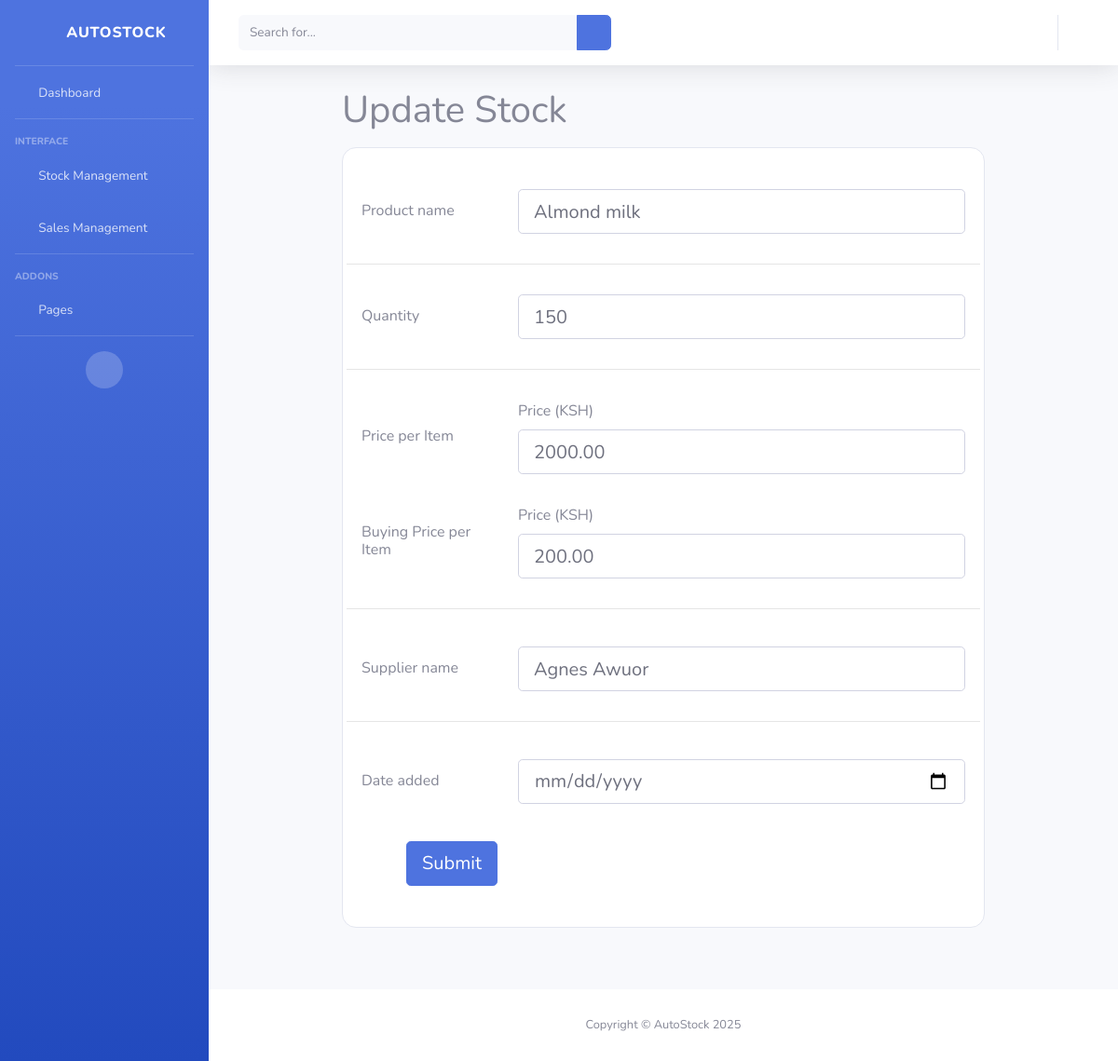
/editstock/5, run on an earlier commit of the app's database.
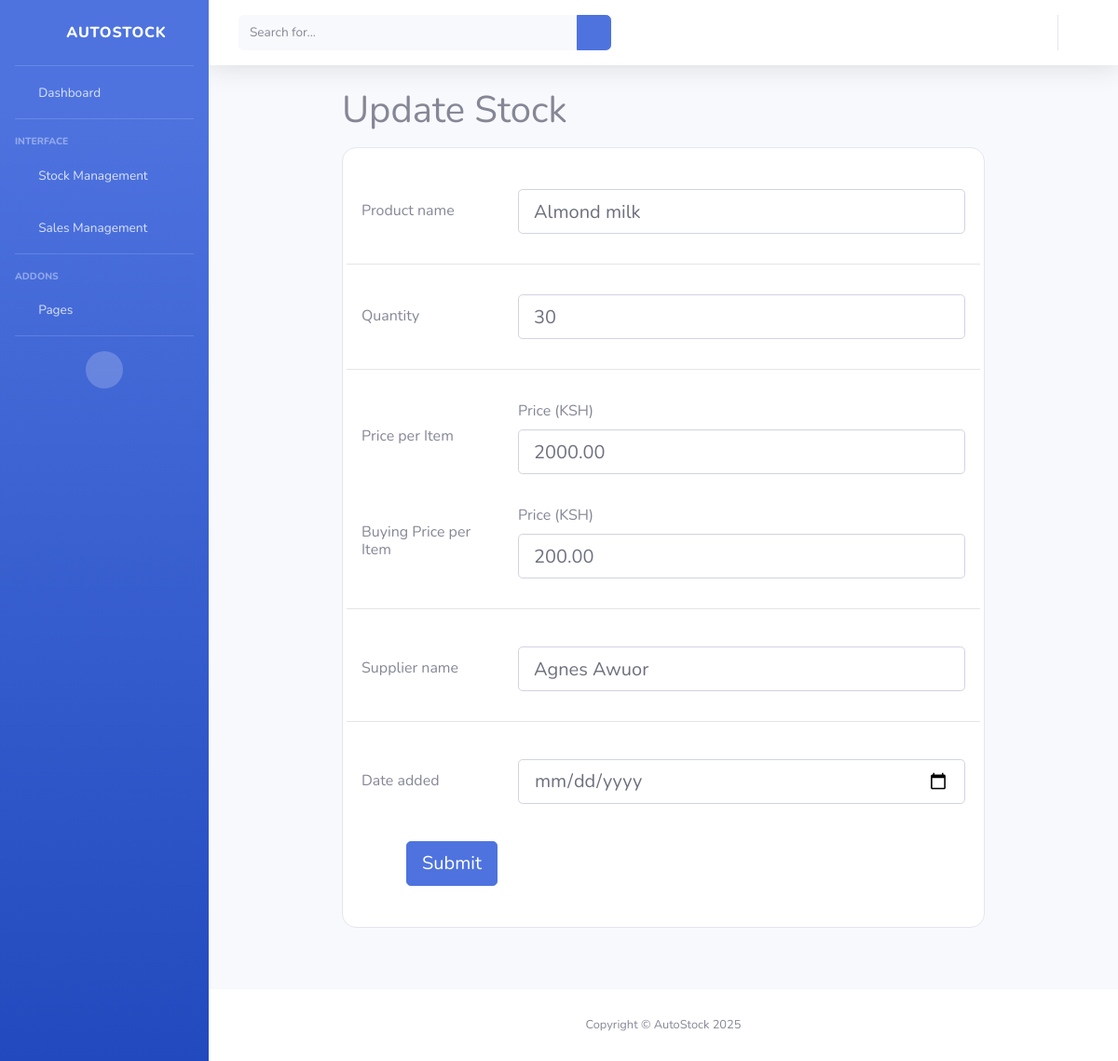
And on a later commit of the database.
### autoapp/models.py (models this page shows, shortened)
class Stock(models.Model):
     product = models. CharField(max_length=100)
     quantity = models.IntegerField()
     price = models.DecimalField(max_digits=12, decimal_places=2)
     buyingprice = models.DecimalField(max_digits=12, decimal_places=2, default=0.00)
     name = models.CharField(max_length=100)
     date = models.DateField(auto_now_add=True)

### autoapp/views.py (the view)
# urls.py: path('editstock/<int:id>', views.editstock, name='editstock'),
def editstock(request,id):
    editstocks =Stock.objects.get(id = id)
    return render(request, 'editstock.html', {'stock':editstocks})

### template/editstock.html (shortened to what the changed rows need)
<!DOCTYPE html>
<html lang="en">
<head>
    {% load static %}
    <link href="{% static 'vendor/fontawesome-free/css/all.min.css' %}" rel="stylesheet" type="text/css">
    <link href="{% static 'css/sb-admin-2.min.css' %}" rel="stylesheet">
</head>
<body id="page-top">
    <div id="wrapper">
        <div id="content-wrapper" class="d-flex flex-column">
            <div id="content">
                <form method="POST" action="/update/{{ stock.id }}">
                <section class="vh-100" style="background-color:;">
  <div class="container h-100">
    <div class="row d-flex justify-content-center align-items-center h-100">
      <div class="col-xl-9">
        <h1 class="text-gray mb-3">Update Stock</h1>
        <div class="card" style="border-radius: 15px;">
          <div class="card-body">
            <div class="row align-items-center pt-4 pb-3">
              <div class="col-md-9 pe-5">
                <input type="text" class="form-control form-control-lg" name="product" id="stock" value="{{ stock.product }}" />
              </div>
            </div>
            <div class="row align-items-center py-3">
              <div class="col-md-9 pe-5">
                <input type="number" class="form-control form-control-lg" placeholder="" name="quantity" id="quantity" value="{{ stock.quantity }}"/>
              </div>
            </div>
             <div class="row align-items-center py-3">
              <div class="col-md-9 pe-5">
                  <label for="price">Price (KSH)</label>
                <input type="number" class="form-control form-control-lg" placeholder="" name="price"  id="price" step="0.01" value="{{ stock.price }}"/>
              </div>
            </div>
              <div class="row align-items-center py-3">
              <div class="col-md-9 pe-5">
                  <label for="price">Price (KSH)</label>
                <input type="number" class="form-control form-control-lg" placeholder="" name="buyingprice"  id="buyingprice" step="0.01" value="{{ stock.buyingprice }}"/>
              </div>
            </div>
            <div class="row align-items-center pt-4 pb-3">
              <div class="col-md-9 pe-5">
                <input type="text" class="form-control form-control-lg" name="name" id="name" value="{{ stock.name }}"/>
              </div>
            </div>
              <div class="row align-items-center pt-4 pb-3">
              <div class="col-md-9 pe-5">
                <input type="date" class="form-control form-control-lg" name="date" id="date" value="{{ stock.date }}"/>
              </div>
            </div>
          </div>
        </div>
      </div>
    </div>
  </div>
</section>
                </form>
                <br> <br><br><br><br> <br><br>
        </div>
    </div>
</body>
</html>

What changed in the data, as far as the page shows it:
changed Stock "Almond milk": quantity "150" → "30"
